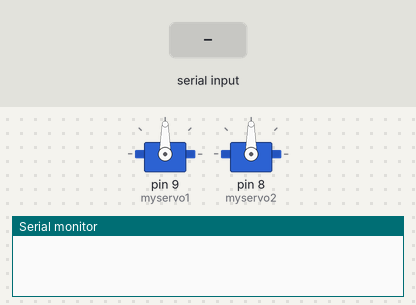
The sketch below on a simulated Arduino Mega 2560, built with avr-gcc and run on an emulated ATmega2560. On the bench: 2 × servo, the last lines printed to the serial monitor. Inputs (shaded band) come from the test bench.

Above: at 1.2 s.
1.3 s: "w\n" received over Serial
At 2.2 s:
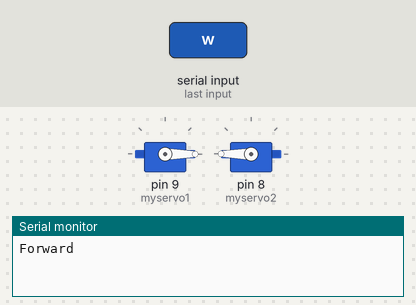
2.8 s: "s\n" received over Serial
At 3.4 s:
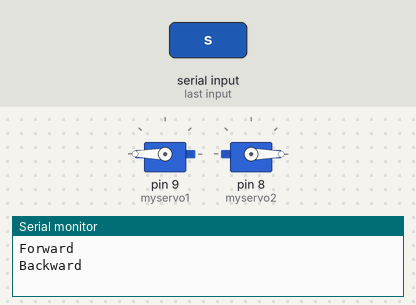
4.3 s: "a\n" received over Serial
At 4.6 s:
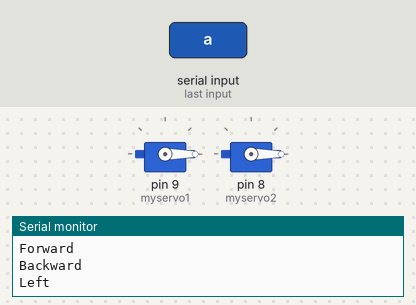
5.8 s: "d\n" received over Serial
At 6.9 s:
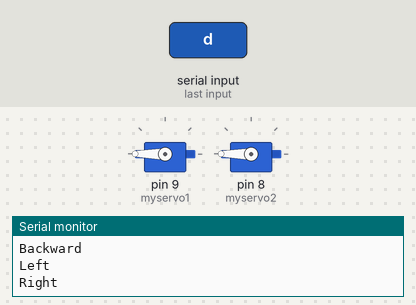
Timing chart, 0 to 8.3 s (numbered marks = the images above; inputs shaded):
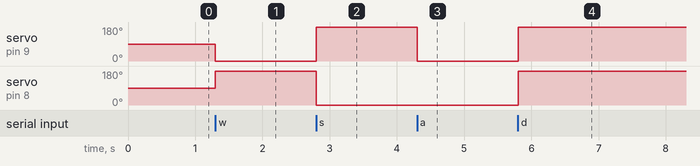

The sketch:

navigationTest.ino
```cpp
//********** Wheels Variable **********
#include <Servo.h>
Servo myservo1;
Servo myservo2;


void setup() {
  // put your setup code here, to run once:
  Serial.begin(115200);
  myservo1.attach(9);  // attaches the servo on pin 9 to the servo object
  myservo2.attach(8);
}

void loop() {
  // put your main code here, to run repeatedly:
  if (Serial.available() > 0)
  {
    String x = Serial.readStringUntil('\n');
    if (x == "w")
    {
      goForward();
    }
    if (x == "s")
    {
      goBackward();
    }
    if (x == "a")
    {
      goLeft();
    }
    if (x == "d")
    {
      goRight();
    }
  }
  delay(100);
}
void goForward()
{
  digitalWrite(22, LOW);
  Serial.println("Forward");
  myservo1.write(0);
  myservo2.write(190);
}

void goBackward()
{
  digitalWrite(22, LOW);
  Serial.println("Backward");
  myservo1.write(190);
  myservo2.write(0);
}

void goLeft()
{
  digitalWrite(22, LOW);
  Serial.println("Left");
  myservo1.write(0);
  myservo2.write(0);
}

void goRight()
{
  digitalWrite(22, LOW);
  Serial.println("Right");
  myservo1.write(190);
  myservo2.write(190);
}

void goStop()
{
  digitalWrite(22, HIGH);
  Serial.println("Stop");
  myservo1.write(95);
  myservo2.write(95);
}
```

Measured:
- after the input at 1.3 s, servo on pin 9 (myservo1): 90° → 0° at once; servo on pin 8 (myservo2): 90° → 180° at once
- after the input at 2.8 s, servo on pin 9 (myservo1): 0° → 180° at once; servo on pin 8 (myservo2): 180° → 0° at once
- after the input at 4.3 s, servo on pin 9 (myservo1): 180° → 0° at once
- after the input at 5.8 s, servo on pin 9 (myservo1), servo on pin 8 (myservo2): 0° → 180° at once
